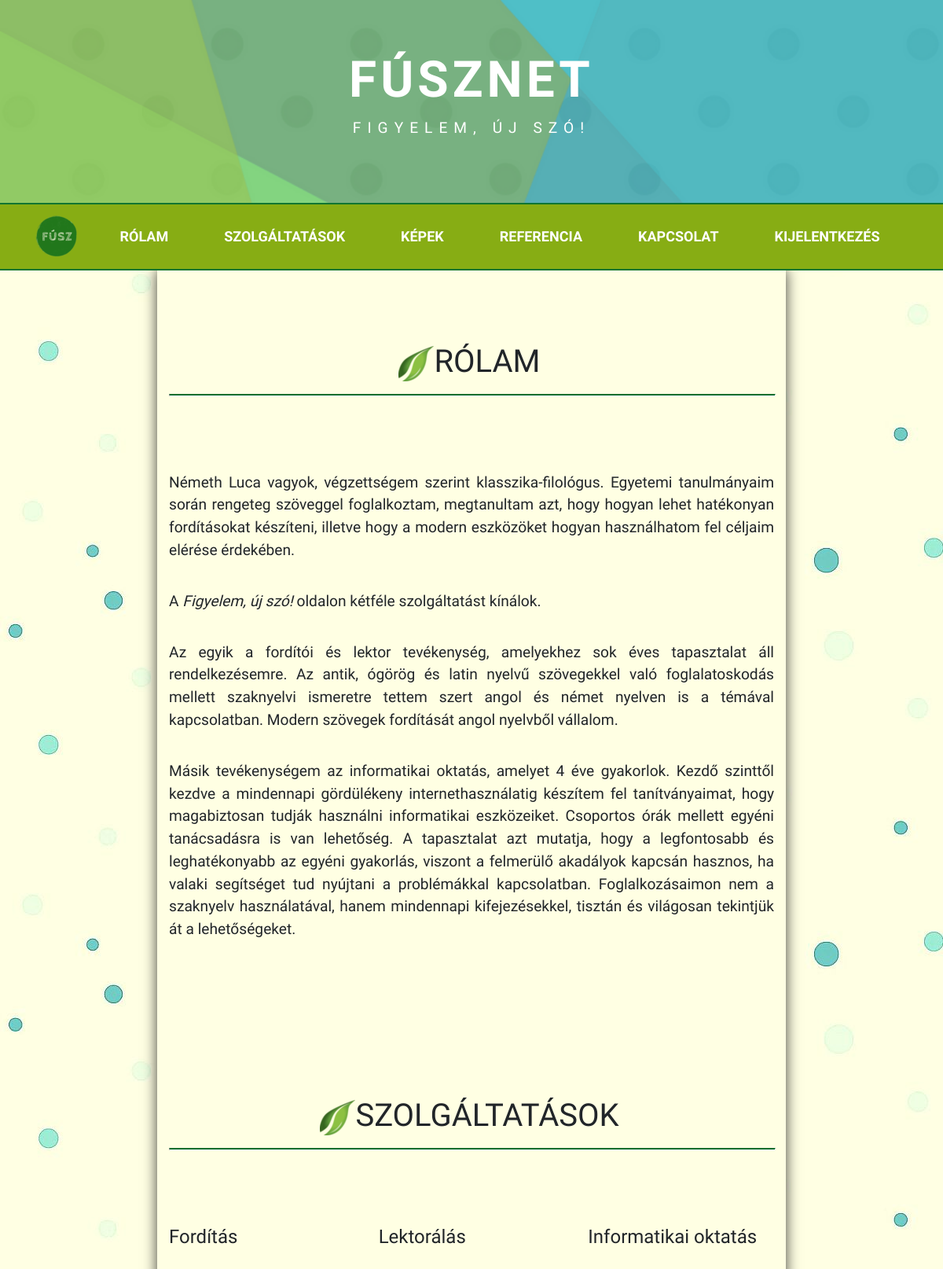
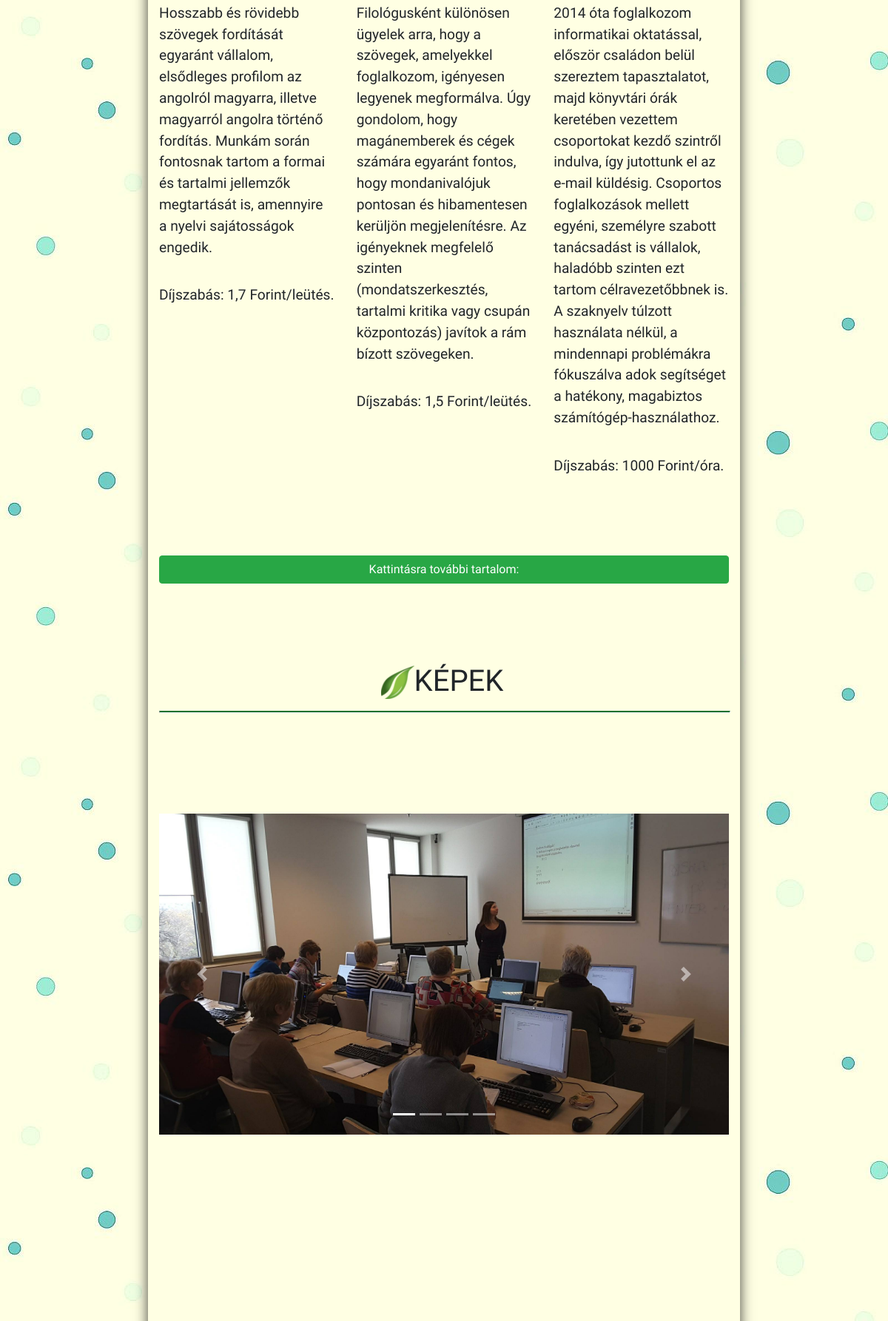
Page /hidden/hidden.php (signed in, upper part) on the committed database (2 pictures, top to bottom).
### tables this page shows
CREATE TABLE `rolam` (
  `id` int(8) NOT NULL,
  `bekezdes` text NOT NULL
);

CREATE TABLE `szolgaltatasok_forditas` (
  `id` int(11) NOT NULL,
  `forditas_szoveg` text NOT NULL
);

CREATE TABLE `szolgaltatasok_lektoralas` (
  `id` int(11) NOT NULL,
  `lektoralas_szoveg` text NOT NULL
);

CREATE TABLE `szolgaltatasok_infokt` (
  `id` int(11) NOT NULL,
  `infokt_szoveg` text NOT NULL
);

### hidden/h_sections.php (the view, shortened to what this page needs)
<?php
include_once '../control/dbconn.php';
?>
        <div class="container col-md-8 selfcont containerbg">
        <section id="section1">
            <div class="container">
                <h1 class="text-center" id="h1"><img src="../pics/leaf.png" alt="leaf"/>Rólam</h1>
                <hr>
                <div class="row">
                    <div class="col-md-12 text-justify psize1">
                        <?php
                        $conn = "SELECT * FROM rolam;";
                        $result = mysqli_query($fuszdb, $conn);
                        $resultell = mysqli_num_rows($result);
                        if($resultell > 0)
                            {
                               while($row = mysqli_fetch_assoc($result))
                                    {
                                       print  '<p class="s1p">' .$row['bekezdes']. '</p>';
                                    }
                            }
                        ?>
                    </div>
                </div>
            </div>
        </section>
        <section id="section2">
            <div class="container" >
                    <h1 class="text-center" id="h2"><img src="../pics/leaf.png" alt="leaf"/>Szolgáltatások</h1>
                    <hr>
                    <div class="row">
                        <div class="col-md-4 psize2">
                            <h4 class="h4size">Fordítás</h4>
                            <?php
                            $connford = "SELECT * FROM szolgaltatasok_forditas;";
                            $fordresult = mysqli_query($fuszdb, $connford);
                            $fordresultell = mysqli_num_rows($fordresult);
                            if($fordresultell > 0)
                            {
                              while($fordszoveg = mysqli_fetch_assoc($fordresult))
                                    {
                                  print  '<p class="s2p">' .$fordszoveg['forditas_szoveg']. '</p>';
                                    }
                            }
                        ?>
                        </div>
                        <div class="col-md-4 psize2">
                            <h4 class="h4size">Lektorálás</h4>
                            <?php
                            $connlekt = "SELECT * FROM szolgaltatasok_lektoralas;";
                            $lektresult = mysqli_query($fuszdb, $connlekt);
                            $lektresultell = mysqli_num_rows($lektresult);
                            if($lektresultell > 0)
                            {
                              while($lektszoveg = mysqli_fetch_assoc($lektresult))
                                    {
                                  print  '<p class="s2p">' .$lektszoveg['lektoralas_szoveg']. '</p>';
                                    }
                            }
                        ?>
                        </div>
                        <div class="col-md-4 psize2">
                            <h4 class="h4size">Informatikai oktatás</h4>
                            <?php
                            $conninfokt = "SELECT * FROM szolgaltatasok_infokt;";
                            $infoktresult = mysqli_query($fuszdb, $conninfokt);
                            $infoktresultell = mysqli_num_rows($infoktresult);
                            if($infoktresultell > 0)
                            {
                              while($infoktszoveg = mysqli_fetch_assoc($infoktresult))
                                    {
                                  print  '<p class="s2p">' .$infoktszoveg['infokt_szoveg']. '</p>';
                                    }
                            }
                        ?>
                        </div>
                    </div>
                    <p>
                        <button class="btn btn-success btn-block" type="button" data-toggle="collapse" data-target="#collapseExample" aria-expanded="false" aria-controls="collapseExample">
                        Kattintásra további tartalom:
                        </button>
                    </p>
            </div>
        </section>
<?php
$files = scandir("../carouselpics/");
?>
         <section id="section3">
             <div class="container containerfix">
                     <h1 class="text-center" id="h3"><img src="../pics/leaf.png" alt="leaf"/>Képek</h1>
                     <hr>
                     <div class="row">
                         <div class="col-md-12 center-block">
                             <div id="carousel" class="carousel slide" data-ride="carousel">
                                 <div id="slider" class="carousel slide" data-ride="carousel">
                                      <ul class="carousel-indicators">
                                         <?php
                                         $i = 0;
                                         for($a = 2; $a < count($files); $a++):
                                         ?>
                                         <li data-target="#slider" data-slide-to="<?php echo $i; ?>" class="<?php echo $i == 0 ? 'active': '';  ?>"></li>
                                         <?php
                                         $i++;
                                         endfor;
                                         ?>
                                      </ul>
                                     <div class="carousel-inner pics" role="listbox">
                                         <?php
                                         $i = 0;
                                         for($a = 2; $a < count($files); $a++):
                                         ?>
                                         <div class="carousel-item <?php echo $i == 0 ? 'active': '';  ?>">
                                             <img class="d-block img-fluid" src="../carouselpics/<?php echo $files[$a]; ?>" alt="<?php echo $files[$a]; ?>">
                                         </div>
                                         <?php
                                         $i++;
                                         endfor;
                                         ?>
                                     </div>
                                     <a class="carousel-control-prev" href="#slider" role="button" data-slide="prev">
                                         <span class="carousel-control-prev-icon" aria-hidden="true"></span>
                                     </a>
                                     <a class="carousel-control-next" href="#slider" role="button" data-slide="next">
                                         <span class="carousel-control-next-icon" aria-hidden="true"></span>
                                     </a>
                                 </div>
                             </div>
                         </div>
                     </div>
                 </div>
         </section>
         <section id="section4">
                 <div class="container">
                     <h1 class="text-center" id="h4"><img src="../pics/leaf.png" alt="leaf"/>Referencia</h1>
                 </div>
         </section>

### css/fuszstyle.css (style rules this page uses)
body { font-family: 'Comfortaa', cursive; height: 100%; }
.bg { height: auto; width: 100%; background-position: center; background-repeat: no-repeat; background-size: cover; background: url(../pics/bg.jpg); }
.selfcont { box-shadow: 0px -1px 17px 0px rgba(0,0,0,0.75); padding-left: 0px; padding-right: 0px; }
a { position: relative; }
.containerbg { background-color: #FFFFE3; }
#h1, #h2, #h3, #h4, #h5 { padding-top: 92px; text-transform: uppercase; }
#h1, #h2, #h3, #h4, #h5 img { margin-bottom: 7px; padding-right: 5px; }
hr { width: 100%; height: 1px; background-color: #0f7531; border-style: inset; border-width: 1px; }
.psize1, .psize2, .psize3 { margin-top: 80px; margin-bottom: 70px; font-size: 1.2em; }
.s1p { padding-bottom: 20px; }
.s2p { padding-bottom: 20px; }
.h4size { margin-bottom: 30px; }
.containerfix { height: 900px; }
.pics { margin-top: 120px; }
.carousel img { margin: auto; }

### rows in the picture
rolam: bekezdes "Németh Luca vagyok, végzettségem szerint klasszika-filológus. Egyetemi tanulmányaim során rengeteg szöveggel foglalkoztam, megtanultam azt, hogy hogyan lehet hatékonyan fordításokat készíteni, illetve hogy a modern eszközöket hogyan használhatom fel céljaim elérése érdekében."
rolam: bekezdes "A Figyelem, új szó! oldalon kétféle szolgáltatást kínálok."
rolam: bekezdes "Az egyik a fordítói és lektor tevékenység, amelyekhez sok éves tapasztalat áll rendelkezésemre. Az antik, ógörög és latin nyelvű szövegekkel való foglalatoskodás mellett szaknyelvi ismeretre tettem szert angol és német nyelven is a témával kapcsolatban. Modern szövegek fordítását angol nyelvből vállalom."
rolam: bekezdes "Másik tevékenységem az informatikai oktatás, amelyet 4 éve gyakorlok. Kezdő szinttől kezdve a mindennapi gördülékeny internethasználatig készítem fel tanítványaimat, hogy magabiztosan tudják használni informatikai eszközeiket. Csoportos órák mellett egyéni tanácsadásra is van lehetőség. A tapasztalat azt mutatja, hogy a legfontosabb és leghatékonyabb az egyéni gyakorlás, viszont a felmerülő akadályok kapcsán hasznos, ha valaki segítséget tud nyújtani a problémákkal kapcsolatban. Foglalkozásaimon nem a szaknyelv használatával, hanem mindennapi kifejezésekkel, tisztán és világosan tekintjük át a lehetőségeket."
szolgaltatasok_forditas: forditas_szoveg "Hosszabb és rövidebb szövegek fordítását egyaránt vállalom, elsődleges profilom az angolról magyarra, illetve magyarról angolra történő fordítás. Munkám során fontosnak tartom a formai és tartalmi jellemzők megtartását is, amennyire a nyelvi sajátosságok engedik."
szolgaltatasok_forditas: forditas_szoveg "Díjszabás: 1,7 Forint/leütés."
szolgaltatasok_lektoralas: lektoralas_szoveg "Filológusként különösen ügyelek arra, hogy a szövegek, amelyekkel foglalkozom, igényesen legyenek megformálva. Úgy gondolom, hogy magánemberek és cégek számára egyaránt fontos, hogy mondanivalójuk pontosan és hibamentesen kerüljön megjelenítésre. Az igényeknek megfelelő szinten (mondatszerkesztés, tartalmi kritika vagy csupán központozás) javítok a rám bízott szövegeken."
szolgaltatasok_lektoralas: lektoralas_szoveg "Díjszabás: 1,5 Forint/leütés."
szolgaltatasok_infokt: infokt_szoveg "2014 óta foglalkozom informatikai oktatással, először családon belül szereztem tapasztalatot, majd könyvtári órák keretében vezettem csoportokat kezdő szintről indulva, így jutottunk el az e-mail küldésig. Csoportos foglalkozások mellett egyéni, személyre szabott tanácsadást is vállalok, haladóbb szinten ezt tartom célravezetőbbnek is. A szaknyelv túlzott használata nélkül, a mindennapi problémákra fókuszálva adok segítséget a hatékony, magabiztos számítógép-használathoz."
szolgaltatasok_infokt: infokt_szoveg "Díjszabás: 1000 Forint/óra."
